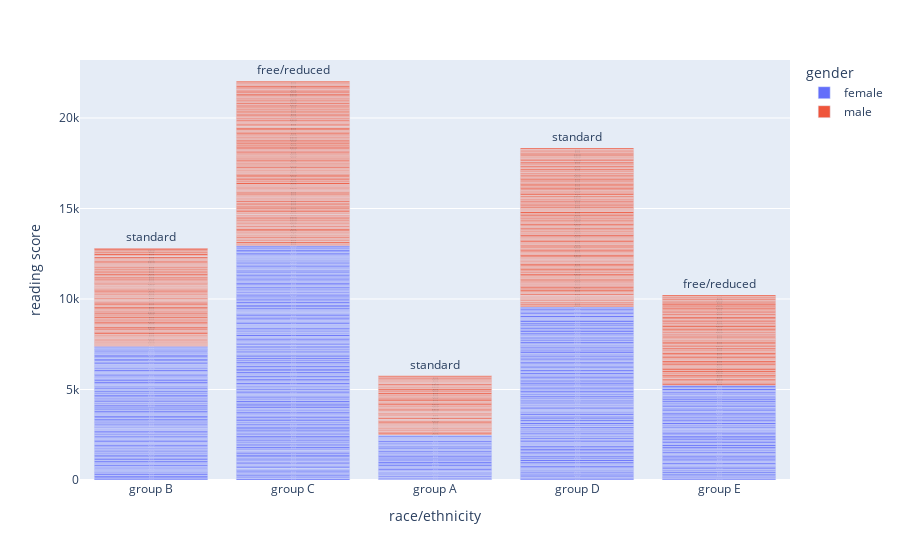

Notebook source saved alongside this figure:
### Code cell
fig = px.bar(df, x ='race/ethnicity', y = 'reading score',color = 'gender', text='lunch')
fig.show()

### Figure 1 — Plotly figure (JSON) as saved in the notebook; plotly's stock layout.template omitted (floating-point values rounded to 4 significant figures; data arrays with more than 128 entries replaced by an {"elided": "..."} marker saying what was removed)
{"data": [{"alignmentgroup": "True", "hovertemplate": "gender=female<br>race/ethnicity=%{x}<br>reading score=%{y}<br>lunch=%{text}<extra></extra>", "legendgroup": "female", "marker": {"color": "#636efa", "pattern": {"shape": ""}}, "name": "female", "offsetgroup": "female", "orientation": "v", "showlegend": true, "text": {"elided": "518 str values"}, "textposition": "auto", "type": "bar", "x": {"elided": "518 str values"}, "xaxis": "x", "y": {"elided": "518 int values"}, "yaxis": "y"}, {"alignmentgroup": "True", "hovertemplate": "gender=male<br>race/ethnicity=%{x}<br>reading score=%{y}<br>lunch=%{text}<extra></extra>", "legendgroup": "male", "marker": {"color": "#EF553B", "pattern": {"shape": ""}}, "name": "male", "offsetgroup": "male", "orientation": "v", "showlegend": true, "text": {"elided": "482 str values"}, "textposition": "auto", "type": "bar", "x": {"elided": "482 str values"}, "xaxis": "x", "y": {"elided": "482 int values"}, "yaxis": "y"}], "layout": {"barmode": "relative", "legend": {"title": {"text": "gender"}, "tracegroupgap": 0}, "margin": {"t": 60}, "xaxis": {"anchor": "y", "domain": [0, 1], "title": {"text": "race/ethnicity"}}, "yaxis": {"anchor": "x", "domain": [0, 1], "title": {"text": "reading score"}}}}
